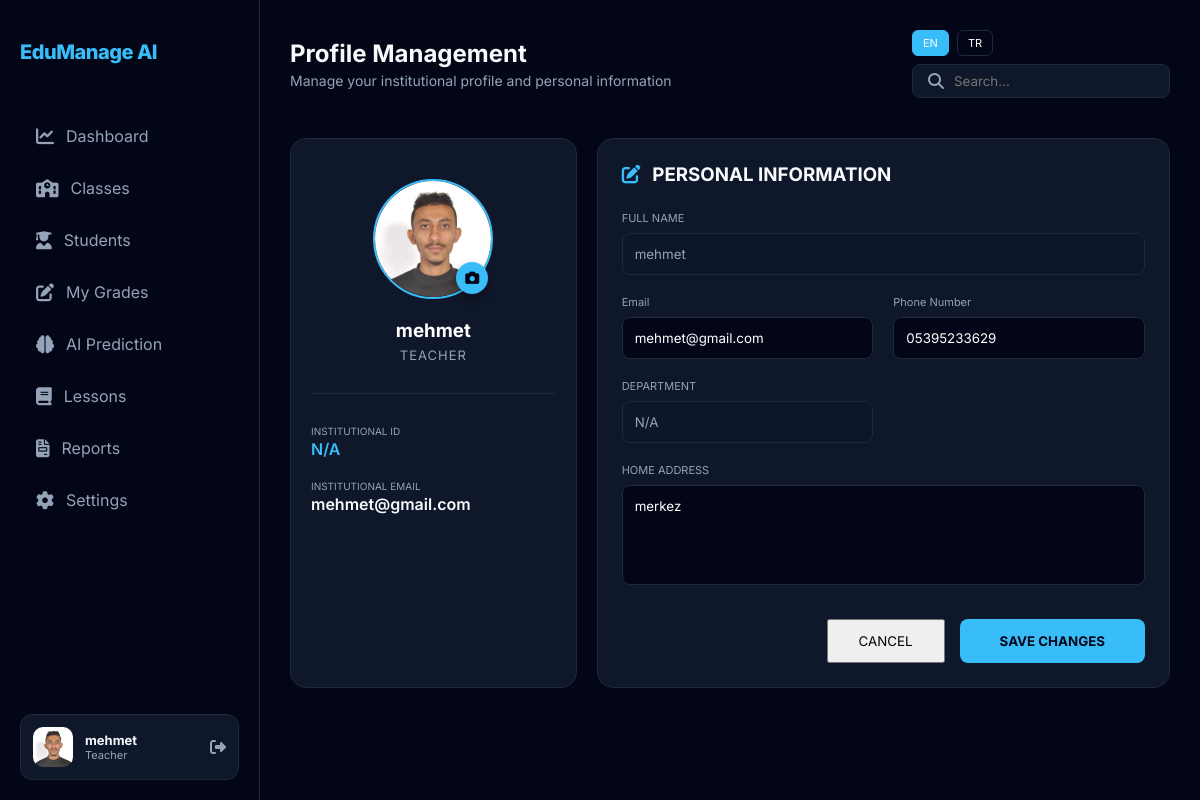
Page /settings (signed in) on the committed database.
### tables this page shows
CREATE TABLE Users (
        id INTEGER PRIMARY KEY AUTOINCREMENT,
        full_name TEXT NOT NULL,
        email TEXT UNIQUE NOT NULL,
        password TEXT NOT NULL,
        role TEXT CHECK(role IN ('admin', 'teacher', 'student')) NOT NULL,
        status TEXT DEFAULT 'Active',
        created_at TIMESTAMP DEFAULT CURRENT_TIMESTAMP
    , phone_number TEXT, address TEXT, profile_image TEXT);

### app.py (the view)
@app.route('/settings')
def settings():
    if 'user_id' not in session: return redirect(url_for('login'))
    conn = get_db_connection()
    uid = session['user_id']
    role = session['role']
    if role == 'student': user = conn.execute('SELECT u.*, s.student_number, s.parent_phone FROM Users u JOIN Students s ON s.user_id = u.id WHERE u.id = ?', (uid,)).fetchone()
    elif role == 'teacher': user = conn.execute('SELECT u.*, t.teacher_number, t.department FROM Users u JOIN Teachers t ON t.user_id = u.id WHERE u.id = ?', (uid,)).fetchone()
    else: user = conn.execute('SELECT * FROM Users WHERE id = ?', (uid,)).fetchone()
    conn.close()
    return render_template('settings.html', active_page='settings', user=user)

### app.py (called while the page is built)
@app.context_processor
def inject_translations():
    lang = session.get('lang', 'en')
    def translate(key):
        return TRANSLATIONS.get(lang, TRANSLATIONS['en']).get(key, key)
    return dict(_=translate, current_lang=lang)

@app.before_request
def log_request():
    if not request.path.startswith('/static'):
        print(f"DEBUG: Request to {request.path} [Role: {session.get('role', 'Guest')}]")

def get_db_connection():
    conn = sqlite3.connect(DB_PATH)
    conn.row_factory = sqlite3.Row
    return conn

@app.context_processor
def inject_user():
    if 'user_id' in session:
        try:
            conn = get_db_connection()
            user = conn.execute('SELECT profile_image, full_name FROM Users WHERE id = ?', (session['user_id'],)).fetchone()
            conn.close()
            if user:
                return {'current_user': user}
            else:
                session.clear()
        except: pass
    return {'current_user': {'profile_image': None, 'full_name': 'Guest User'}}

### templates/settings.html (shortened to what this page needs)
{% extends "base.html" %}
{% block page_title %}Profile Management{% endblock %}
{% block page_subtitle %}Manage your institutional profile and personal information{% endblock %}
{% block content %}
<div class="stats-grid" style="grid-template-columns: 1fr 2fr;">
    <div class="card" style="text-align: center; padding: 40px 20px;">
        <div style="position: relative; display: inline-block; margin-bottom: 20px;">
            <div style="width: 120px; height: 120px; border-radius: 60px; background: var(--bg-dark); border: 2px solid var(--accent); display: flex; align-items: center; justify-content: center; overflow: hidden; margin: 0 auto;">
                <img id="profilePreview" src="{{ user.profile_image or '/static/images/default-avatar.png' }}"
                     style="width: 100%; height: 100%; object-fit: cover; {% if not user.profile_image %}display: none;{% endif %}">
            </div>
            <label for="imageUpload" style="position: absolute; bottom: 5px; right: 5px; width: 32px; height: 32px; border-radius: 16px; background: var(--accent); color: var(--bg-dark); display: flex; align-items: center; justify-content: center; cursor: pointer; box-shadow: 0 4px 10px rgba(0,0,0,0.3);">
                <i class="fas fa-camera" style="font-size: 14px;"></i>
            </label>
        </div>
        <h3 style="font-weight: 700; color: white;">{{ user.full_name }}</h3>
        <p style="color: var(--text-secondary); font-size: 13px; text-transform: uppercase; letter-spacing: 1px; margin-top: 5px;">{{ session.role }}</p>
        <div style="margin-top: 30px; border-top: 1px solid var(--border); padding-top: 25px; text-align: left;">
            <div style="margin-bottom: 15px;">
                <label style="font-size: 10px; color: var(--text-secondary); text-transform: uppercase;">Institutional ID</label>
                <div style="font-weight: 600; color: var(--accent);">{{ user.student_number or user.teacher_number or 'N/A' }}</div>
            </div>
            <div>
                <label style="font-size: 10px; color: var(--text-secondary); text-transform: uppercase;">Institutional Email</label>
                <div style="font-weight: 600;">{{ user.email }}</div>
            </div>
        </div>
    </div>
    <div class="card">
        <h3 style="font-weight: 700; margin-bottom: 25px; display: flex; align-items: center;">
            <i class="fas fa-edit" style="margin-right: 12px; color: var(--accent);"></i> PERSONAL INFORMATION
        </h3>
        <div style="display: grid; grid-template-columns: 1fr 1fr; gap: 20px;">
            <div style="grid-column: span 2;">
                <label style="display: block; font-size: 11px; color: var(--text-secondary); margin-bottom: 8px;">FULL NAME</label>
                <input type="text" value="{{ user.full_name }}" readonly style="width: 100%; background: rgba(15, 23, 42, 0.5); border: 1px solid var(--border); color: var(--text-secondary); padding: 12px; border-radius: 8px; outline: none; cursor: not-allowed;">
            </div>
            <div style="grid-column: span 1;">
                <label style="display: block; font-size: 11px; color: var(--text-secondary); margin-bottom: 8px;">{{ _('email') }}</label>
                <input type="email" id="profEmail" value="{{ user.email }}" placeholder="example@mail.com" style="width: 100%; background: var(--bg-dark); border: 1px solid var(--border); color: white; padding: 12px; border-radius: 8px; outline: none;">
            </div>
            <div style="grid-column: span 1;">
                <label style="display: block; font-size: 11px; color: var(--text-secondary); margin-bottom: 8px;">{{ _('phone') }}</label>
                <input type="text" id="profPhone" value="{{ user.phone_number or '' }}" placeholder="+1 (555) 000-0000" style="width: 100%; background: var(--bg-dark); border: 1px solid var(--border); color: white; padding: 12px; border-radius: 8px; outline: none;">
            </div>
            {% if session.role == 'student' %}
            <div style="grid-column: span 1;">
                <label style="display: block; font-size: 11px; color: var(--text-secondary); margin-bottom: 8px;">{{ _('parent_phone') }}</label>
                <input type="text" id="profParentPhone" value="{{ user.parent_phone or '' }}" placeholder="+1 (555) 000-0000" style="width: 100%; background: var(--bg-dark); border: 1px solid var(--border); color: white; padding: 12px; border-radius: 8px; outline: none;">
            </div>
            {% elif session.role == 'teacher' %}
            <div style="grid-column: span 1;">
                <label style="display: block; font-size: 11px; color: var(--text-secondary); margin-bottom: 8px;">DEPARTMENT</label>
                <input type="text" value="{{ user.department or 'N/A' }}" readonly style="width: 100%; background: rgba(15, 23, 42, 0.5); border: 1px solid var(--border); color: var(--text-secondary); padding: 12px; border-radius: 8px; outline: none; cursor: not-allowed;">
            </div>
            {% endif %}
            <div style="grid-column: span 2;">
                <label style="display: block; font-size: 11px; color: var(--text-secondary); margin-bottom: 8px;">HOME ADDRESS</label>
                <textarea id="profAddress" placeholder="Enter your full address..." style="width: 100%; background: var(--bg-dark); border: 1px solid var(--border); color: white; padding: 12px; border-radius: 8px; outline: none; height: 100px; resize: none;">{{ user.address or '' }}</textarea>
            </div>
        </div>
        <div style="margin-top: 30px; display: flex; justify-content: flex-end; gap: 15px;">
            <button class="btn-secondary" style="padding: 12px 30px;" onclick="location.reload()">CANCEL</button>
            <button id="saveProfileBtn" class="btn-primary" style="padding: 12px 40px; font-weight: 700;">SAVE CHANGES</button>
        </div>
    </div>
</div>
{% endblock %}

### templates/base.html (shortened to what this page needs)
<!DOCTYPE html>
<html lang="en">
<head>
    <link rel="stylesheet" href="{{ url_for('static', filename='css/style.css') }}">
    <link rel="stylesheet" href="https://cdnjs.cloudflare.com/ajax/libs/font-awesome/6.4.0/css/all.min.css">
</head>
<body>
    <div class="app-container">
        <div class="sidebar">
            <div class="logo-section">
                <div class="logo-text">EduManage AI</div>
            </div>
            <nav class="nav-menu">
                {% if session['role'] == 'teacher' %}
                <a href="/dashboard" class="nav-item {% if active_page == 'dashboard' %}active{% endif %}">
                    <i class="fas fa-chart-line"></i> {{ _('dashboard') }}
                </a>
                <a href="/teacher/classes" class="nav-item {% if active_page == 'classes' %}active{% endif %}">
                    <i class="fas fa-school"></i> {{ _('classes') }}
                </a>
                <a href="/teacher/students" class="nav-item {% if active_page == 'students' %}active{% endif %}">
                    <i class="fas fa-user-graduate"></i> {{ _('students') }}
                </a>
                <a href="/teacher/grades" class="nav-item {% if active_page == 'grades' %}active{% endif %}">
                    <i class="fas fa-edit"></i> {{ _('grades') }}
                </a>
                <a href="/teacher/prediction" class="nav-item {% if active_page == 'prediction' %}active{% endif %}">
                    <i class="fas fa-brain"></i> {{ _('prediction') }}
                </a>
                <a href="/teacher/lessons" class="nav-item {% if active_page == 'lessons' %}active{% endif %}">
                    <i class="fas fa-book"></i> {{ _('lessons') }}
                </a>
                <a href="/teacher/reports" class="nav-item {% if active_page == 'reports' %}active{% endif %}">
                    <i class="fas fa-file-invoice"></i> {{ _('reports') }}
                </a>
                {% endif %}
                <a href="/settings" class="nav-item">
                    <i class="fas fa-cog"></i> {{ _('settings') }}
                </a>
            </nav>
            <div class="profile-card">
                <div class="avatar" style="overflow: hidden; display: flex; align-items: center; justify-content: center; background: var(--border);">
                    {% if current_user and current_user.profile_image %}
                        <img src="{{ current_user.profile_image }}" style="width: 100%; height: 100%; object-fit: cover;">
                    {% else %}
                        <i class="fas fa-user" style="color: var(--text-secondary); font-size: 14px;"></i>
                    {% endif %}
                </div>
                <div class="profile-info">
                    <div style="font-size: 13px; font-weight: 700;">{{ current_user.full_name if current_user else session.get('full_name', 'User') }}</div>
                    <div style="font-size: 11px; color: var(--text-secondary);">{{ _(session['role']) }}</div>
                </div>
                <a href="/logout" style="margin-left: auto; color: var(--text-secondary);"><i class="fas fa-sign-out-alt"></i></a>
            </div>
        </div>
        <main class="main-content">
            <header class="top-navbar">
                <div class="page-title">
                    <h1>{% block page_title %}{% endblock %}</h1>
                    <p>{% block page_subtitle %}{% endblock %}</p>
                </div>
                <div class="navbar-actions">
                    <div class="language-switcher" style="display: flex; gap: 8px; margin-right: 20px;">
                        <a href="/set_language/en" class="nav-item" style="padding: 5px 10px; border-radius: 6px; font-size: 11px; background: {% if current_lang == 'en' %}var(--accent){% else %}transparent{% endif %}; color: white; border: 1px solid {% if current_lang == 'en' %}var(--accent){% else %}var(--border){% endif %};">EN</a>
                        <a href="/set_language/tr" class="nav-item" style="padding: 5px 10px; border-radius: 6px; font-size: 11px; background: {% if current_lang == 'tr' %}var(--accent){% else %}transparent{% endif %}; color: white; border: 1px solid {% if current_lang == 'tr' %}var(--accent){% else %}var(--border){% endif %};">TR</a>
                    </div>
                    <div style="background: var(--card-bg); padding: 8px 15px; border-radius: 8px; border: 1px solid var(--border); display: flex; align-items: center;">
                        <i class="fas fa-search" style="color: var(--text-secondary); margin-right: 10px;"></i>
                        <input type="text" placeholder="{{ _('search') }}" style="background: transparent; border: none; color: white; outline: none; width: 200px;">
                    </div>
                </div>
            </header>
            {% block content %}{% endblock %}
        </main>
    </div>
</body>
</html>

### static/css/style.css (style rules this page uses)
:root { --bg-dark: #020617; --card-bg: #0F172A; --sidebar-bg: #020617; --accent: #38BDF8; --accent-hover: #0EA5E9; --text-primary: #F8FAFC; --text-secondary: #94A3B8; --border: #1E293B; --danger: #EF4444; --success: #22C55E; --warning: #F59E0B; --info: #3B82F6; }
* { margin: 0; padding: 0; box-sizing: border-box; font-family: 'Inter', sans-serif; }
body { background-color: var(--bg-dark); color: var(--text-primary); overflow-x: hidden; }
.app-container { display: flex; min-height: 100vh; }
.sidebar { width: 260px; background-color: var(--sidebar-bg); border-right: 1px solid var(--border); display: flex; flex-direction: column; padding: 20px; position: fixed; height: 100vh; }
.logo-section { padding: 20px 0; margin-bottom: 30px; }
.logo-text { font-size: 20px; font-weight: 800; color: var(--accent); letter-spacing: -0.5px; }
.nav-menu { flex: 1; }
.nav-item { display: flex; align-items: center; padding: 12px 16px; color: var(--text-secondary); text-decoration: none; border-radius: 8px; margin-bottom: 8px; transition: all 0.3s ease; }
.nav-item i { margin-right: 12px; font-size: 18px; }
.profile-card { background: var(--card-bg); border-radius: 12px; padding: 12px; display: flex; align-items: center; border: 1px solid var(--border); }
.avatar { width: 40px; height: 40px; border-radius: 10px; background: var(--accent); margin-right: 12px; }
.main-content { flex: 1; margin-left: 260px; padding: 30px; }
.top-navbar { display: flex; justify-content: space-between; align-items: center; margin-bottom: 40px; }
.page-title h1 { font-size: 24px; font-weight: 700; margin-bottom: 4px; }
.page-title p { color: var(--text-secondary); font-size: 14px; }
.stats-grid { display: grid; grid-template-columns: repeat(auto-fit, minmax(240px, 1fr)); gap: 20px; margin-bottom: 30px; }
.card { background: var(--card-bg); border-radius: 16px; padding: 24px; border: 1px solid var(--border); transition: transform 0.3s ease; }
.btn-primary { background: var(--accent); color: var(--bg-dark); border: none; padding: 10px 20px; border-radius: 8px; font-weight: 600; cursor: pointer; transition: all 0.3s ease; }

### rows in the picture
Users: profile_image (picture), full_name "mehmet", role "TEACHER", email "mehmet@gmail.com", phone_number "05395233629", address "merkez"

### other values in the picture
{{ user.student_number or user.teacher_number or 'N/A' }} "N/A"
